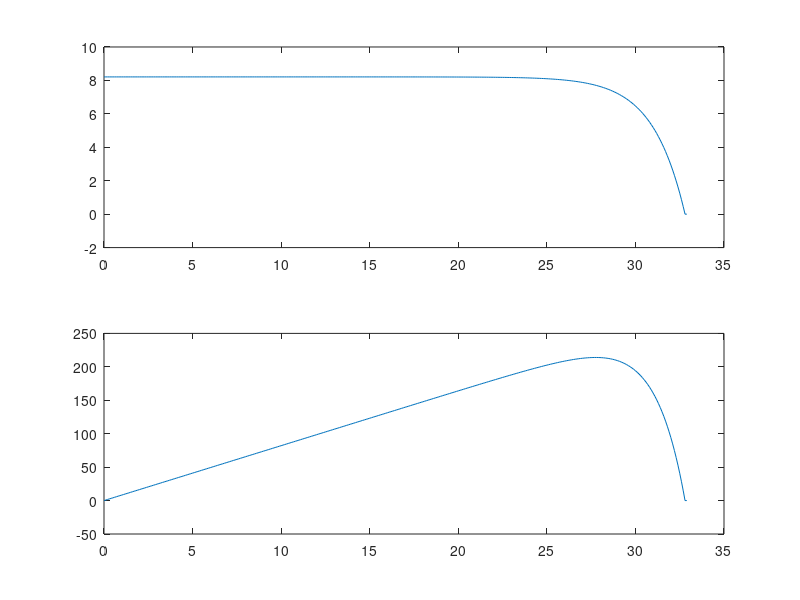

This chart was generated by the following MATLAB code:
clc;
clear all;
k=1.38065e-23;
q=1.602e-19;
iscn=8.21;
vocn=32.9;
kv=-0.123;
ki=0.0032;
ns=54;
t=25+273;
tn=25+273;
gn=1000;
a=1.3;
eg=1.12;
g=1000;
rs=0;
rp=10000000;
vtn=ns*(k*tn/q);
ion = iscn/((exp(vocn/(a*vtn)))-1)
io = ion*((tn/t)^3)*exp(((q*eg/(a*k))*((1/tn)-(1/t))));
Ipvn=iscn;
Ipv=(Ipvn+ki*(t-tn))*(g/gn)
vt=ns*(k*t/q);
I=zeros(330,1);
i=1;
I(1,1)=0;

for v=32.9:-0.1:0
    I_part=io*(exp((v+(I(i,1)*rs))/(vt*a))-1)+((v+(rs*I(i,1)))/rp);
    I(i+1)=Ipv - I_part;
    v1(i)=v;
    p(i)=v*I(i);
    i=i+1;
end
v1(i)=v1(i-1);
p(i)=p(i-1);
v1=transpose(v1);
subplot(2,1,1)
plot(v1,I);
subplot(2,1,2)
plot(v1,p);
%subplot(3,1,3)
%plot(v1,I_part)

